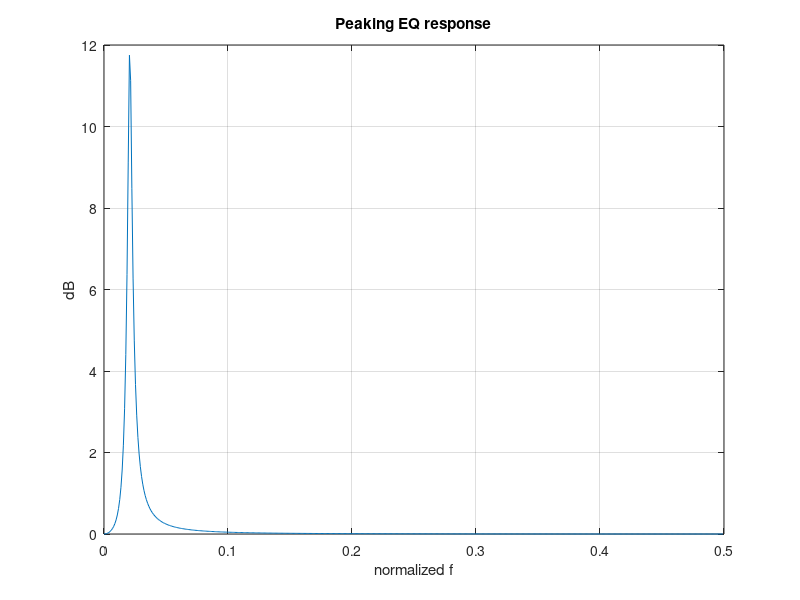
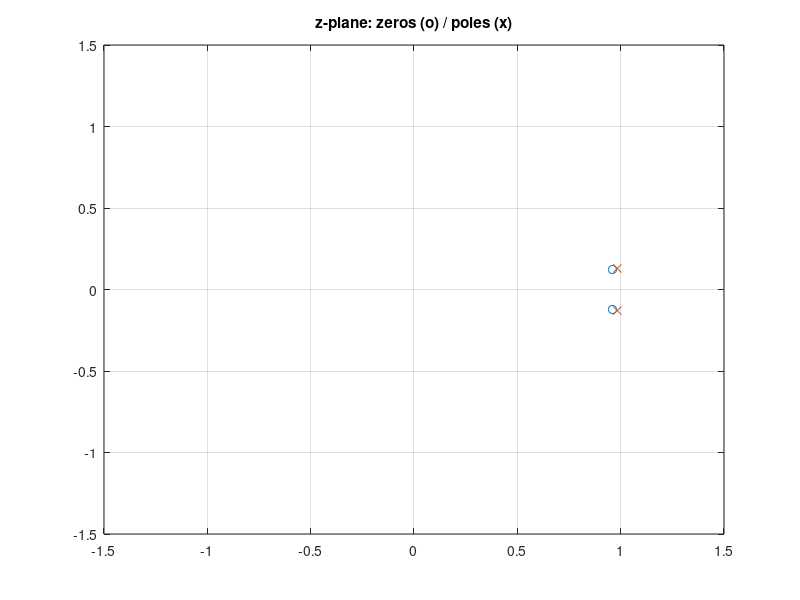
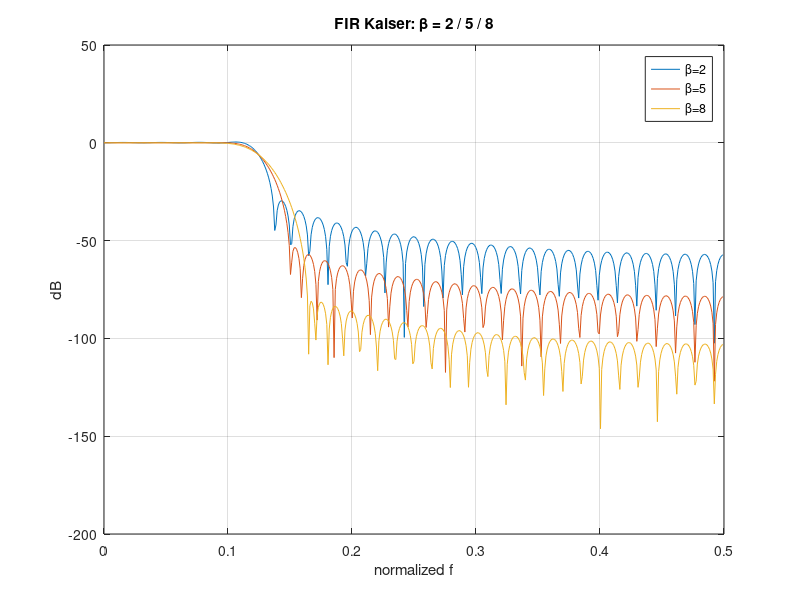
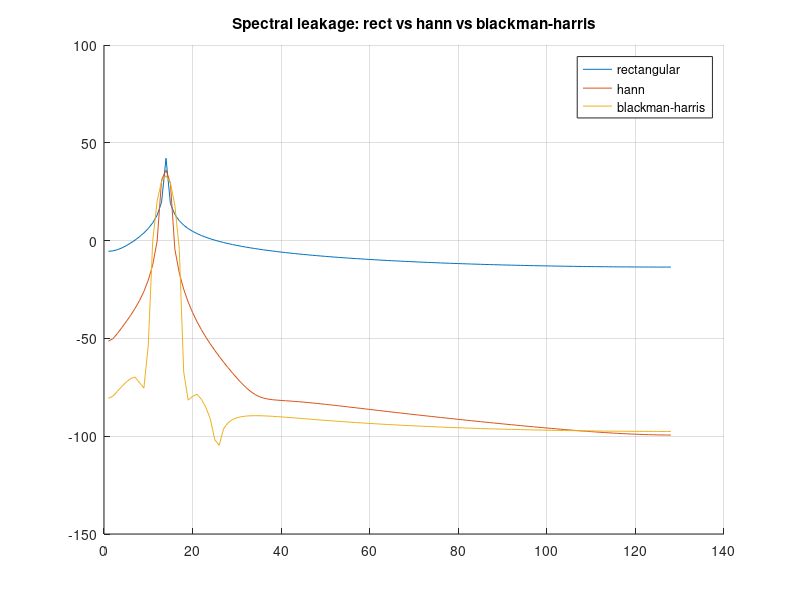

Here is the MATLAB script that generated these plots, in order:
%========================================================================
% SECTION E — DSP & FILTERS
%========================================================================

% --- 55. Biquad peaking EQ: zeros/poles on the z-plane -----------------
f0 = 1000; Q = 4; gainDB = 12; fs3 = 48000;
A = 10^(gainDB/40);
w0 = 2*pi*f0/fs3; al = sin(w0)/(2*Q);
b0 = 1 + al*A; b1 = -2*cos(w0); b2 = 1 - al*A;
a0 = 1 + al/A; a1 = -2*cos(w0); a2 = 1 - al/A;
b = [b0 b1 b2]/a0; a = [1 a1/a0 a2/a0];
[H, wf] = freqz(b, a, 512);
figure; plot(wf/(2*pi), 20*log10(abs(H))); title('Peaking EQ response');
xlabel('normalized f'); ylabel('dB'); grid on;
zr = roots(b); pr = roots(a);
figure; plot(real(zr), imag(zr), 'o', real(pr), imag(pr), 'x');
title('z-plane: zeros (o) / poles (x)'); axis([-1.5 1.5 -1.5 1.5]); grid on;

% --- 56. Cheby 1 vs 2 ----------------------------------------------------
[b1c, a1c] = cheby1(4, 1, 0.2);
[b2c, a2c] = cheby2(4, 40, 0.2);
[H1, wf2] = freqz(b1c, a1c, 512);
[H2, ~]    = freqz(b2c, a2c, 512);
figure; plot(wf2/(2*pi), 20*log10(abs(H1)), wf2/(2*pi), 20*log10(abs(H2)));
legend('Chebyshev I (passband ripple)','Chebyshev II (stopband ripple)');
title('Chebyshev I vs II'); xlabel('normalized f'); grid on;

% --- 57. FIR Kaiser window ------------------------------------------------
Nt = 64; fc = 0.25;
for beta = [2 5 8]
    bK = fir1(Nt, fc, kaiser(Nt+1, beta));
    [HK, wfK] = freqz(bK, 1, 512);
    plot(wfK/(2*pi), 20*log10(abs(HK))); hold on;
end
hold off; title('FIR Kaiser: \beta = 2 / 5 / 8');
xlabel('normalized f'); ylabel('dB'); legend('\beta=2','\beta=5','\beta=8'); grid on;

% --- 58. FFT spectral leakage ----------------------------------------------
fs4 = 1000; N4 = 256;
t4 = (0:N4-1)/fs4;
fL = 50.5;                                % non-bin frequency
xL = sin(2*pi*fL*t4);
wrect = ones(1,N4); whan = hann(N4)'; wham = hamming(N4)'; wbh = blackmanharris(N4)';
figure; hold on;
YL = abs(fft(xL .* wrect)); plot(20*log10(YL(1:N4/2)));
YL2 = abs(fft(xL .* whan)); plot(20*log10(YL2(1:N4/2)));
YL3 = abs(fft(xL .* wbh)); plot(20*log10(YL3(1:N4/2)));
hold off; title('Spectral leakage: rect vs hann vs blackman-harris');
legend('rectangular','hann','blackman-harris'); grid on;

% --- 59. Hilbert analytic signal --------------------------------------------
ts5 = 0:1/1000:0.1;
x5 = cos(2*pi*50*ts5) .* exp(-3*ts5);
np5 = 2^nextpow2(numel(x5));
z5 = hilbert([x5 zeros(1, np5 - numel(x5))]);
z5 = z5(1:numel(x5));
figure; plot(ts5, x5, ts5, abs(z5)); title('Analytic signal: |x| envelope');
xlabel('t s'); legend('x(t)','|x(t)|'); grid on;
figure; plot(ts5, unwrap(angle(z5))); title('Instantaneous phase (unwrapped)');
grid on;
